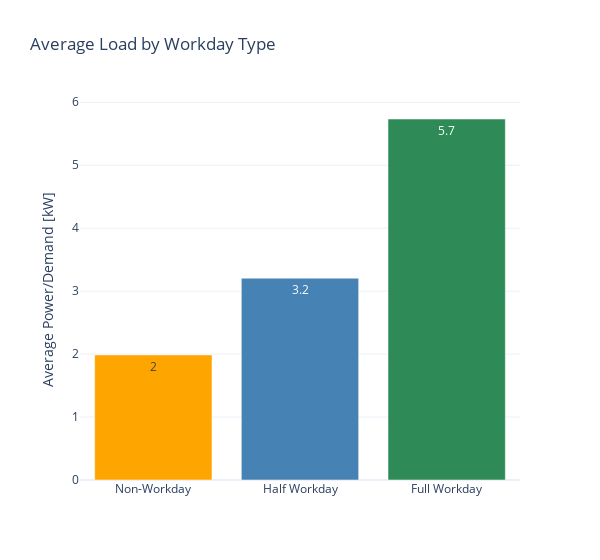

Notebook cell for this chart:
### Code cell
profiles = (
    df
    .groupby("workday")["avg_load"]
    .mean()
    .reset_index()
)


fig = go.Figure()

workday_labels = {
    0: "Non-Workday",
    1: "Half Workday",
    2: "Full Workday"
}

colors = {
    0: "orange",
    1: "steelblue",
    2: "seagreen"
}

for wd in [0, 1, 2]:
    df_wd = profiles[profiles["workday"] == wd]

    fig.add_trace(
        go.Bar(
            x=[workday_labels[wd]],                 # single category
            y=df_wd["avg_load"] / 1e3,               # kW
            name=workday_labels[wd],
            marker_color=colors[wd],
            text=(df_wd["avg_load"] / 1e3).round(1),
            textposition="inside"
        )
    )

fig.update_layout(
    title="Average Load by Workday Type",
    yaxis_title="Average Power/Demand [kW]",
    template="plotly_white",
    showlegend=False,
    width=600,
)

fig.show()

### Figure 1 — Plotly figure (JSON) as saved in the notebook; plotly's stock layout.template omitted (floating-point values rounded to 4 significant figures)
{"data": [{"marker": {"color": "orange"}, "name": "Non-Workday", "text": [2], "textposition": "inside", "type": "bar", "x": ["Non-Workday"], "y": [1.987]}, {"marker": {"color": "steelblue"}, "name": "Half Workday", "text": [3.2], "textposition": "inside", "type": "bar", "x": ["Half Workday"], "y": [3.206]}, {"marker": {"color": "seagreen"}, "name": "Full Workday", "text": [5.7], "textposition": "inside", "type": "bar", "x": ["Full Workday"], "y": [5.735]}], "layout": {"showlegend": false, "title": {"text": "Average Load by Workday Type"}, "width": 600, "yaxis": {"title": {"text": "Average Power/Demand [kW]"}}}}
